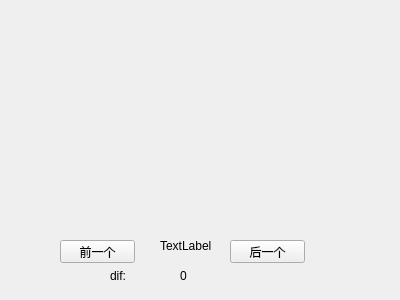
<?xml version="1.0" encoding="UTF-8"?>
<ui version="4.0">
 <class>findWidget</class>
 <widget class="QWidget" name="findWidget">
  <property name="geometry">
   <rect>
    <x>0</x>
    <y>0</y>
    <width>400</width>
    <height>300</height>
   </rect>
  </property>
  <property name="windowTitle">
   <string>Form</string>
  </property>
  <widget class="QPushButton" name="preBtn">
   <property name="geometry">
    <rect>
     <x>60</x>
     <y>240</y>
     <width>75</width>
     <height>23</height>
    </rect>
   </property>
   <property name="text">
    <string>前一个</string>
   </property>
  </widget>
  <widget class="QPushButton" name="nextBtn">
   <property name="geometry">
    <rect>
     <x>230</x>
     <y>240</y>
     <width>75</width>
     <height>23</height>
    </rect>
   </property>
   <property name="text">
    <string>后一个</string>
   </property>
  </widget>
  <widget class="QLabel" name="picnoLabel">
   <property name="geometry">
    <rect>
     <x>160</x>
     <y>240</y>
     <width>54</width>
     <height>12</height>
    </rect>
   </property>
   <property name="text">
    <string>TextLabel</string>
   </property>
  </widget>
  <widget class="QLabel" name="difLabel">
   <property name="geometry">
    <rect>
     <x>180</x>
     <y>270</y>
     <width>54</width>
     <height>12</height>
    </rect>
   </property>
   <property name="text">
    <string>0</string>
   </property>
  </widget>
  <widget class="QLabel" name="label_3">
   <property name="geometry">
    <rect>
     <x>110</x>
     <y>270</y>
     <width>54</width>
     <height>12</height>
    </rect>
   </property>
   <property name="text">
    <string>dif:</string>
   </property>
  </widget>
 </widget>
 <resources/>
 <connections/>
</ui>
